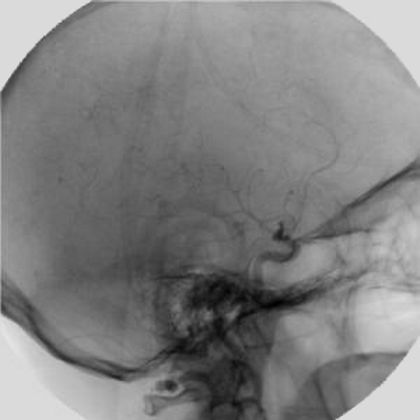
%> input picture P1/Fig0228(b)(angiography_live_ image).tif, 420 x 420 px
$ octave p2.m   (GNU Octave 9; MATLAB toolbox functions it lacks are replaced by stand-ins)
%> lines starting %> are read from the running program, lines starting %| are printed output that depends on the picture

im1 = imread('Fig0228(b)(angiography_live_ image).tif');
%> im1 is the input picture: size 420x420 uint8; min 0, max 229, mean 129.3
im2 = imread('Fig0228(a)(angiography_mask_image).tif');
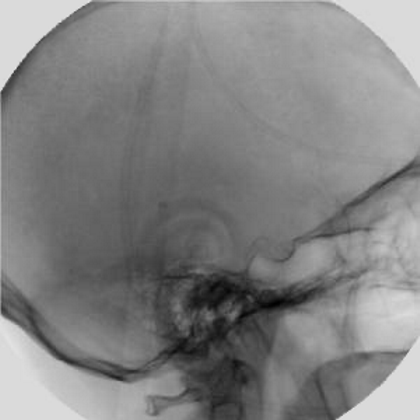
%> input picture P1/Fig0228(a)(angiography_mask_image).tif, 420 x 420 px
%> im2 is the input picture: size 420x420 uint8; min 0, max 234, mean 130.7
newim = imArithmetic(im1, im2, 'subtract');
imshow(newim);
function g = imArithmetic(f1, f2, op)
%> called with op = 'subtract'
    switch op
        case 'add'
            g1 = f1+f2;
        case 'subtract'
            g1 = f1-f2;
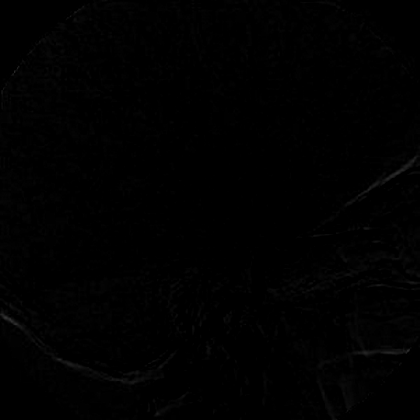
%> g1: size 420x420 uint8; min 0, max 52, mean 1
        case 'multiply'
            g1 = f1.*f2;
        case 'divide'
            g1 = f1./f2;
        otherwise
            fprintf('Error');
            g = 0;
    end

    gm = g1 - min(g1);
    g = 255*(abs(gm./max(gm)));
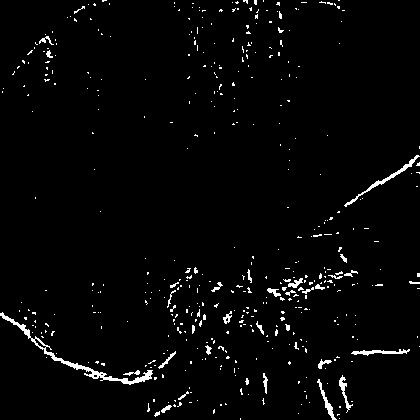
%> g: size 420x420 uint8; 2.5% white in thin lines or dots
end
